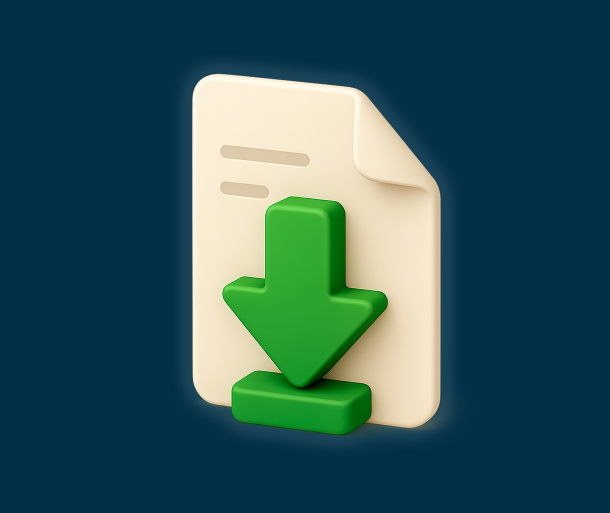
#> input picture images2/Social Media.png, 1219 x 1025 px (shown at 1/2 size); its folder holds only this picture in this run
$ python -i image_manager.py   (imports and definitions only)
#> lines starting #> are read from the running program, lines starting #| are printed output that depends on the picture
### utils/resources.py
# IntelFetch - Gestión de Rutas y Recursos
import os
import sys
from pathlib import Path

def get_base_path():
    """Retorna la ruta base del proyecto, compatible con PyInstaller."""
    if getattr(sys, 'frozen', False):
        return Path(sys._MEIPASS)
    return Path(os.path.abspath(os.path.dirname(os.path.dirname(__file__))))

def get_data_path(subfolder=""):
    """Retorna la ruta de datos del usuario en una ubicación oculta del sistema."""
    if sys.platform == "win32":
        # Usar LOCALAPPDATA para que no ensucie el escritorio (Nivel Profesional)
        base = Path(os.environ.get("LOCALAPPDATA", os.path.expanduser("~"))) / "OMDownloader"
    else:
        base = Path.home() / ".omdownloader"

    path = base / subfolder
    path.mkdir(parents=True, exist_ok=True)
    return str(path)

def get_resource_path(relative_path):
    """Retorna la ruta absoluta a un recurso (dentro del proyecto/ejecutable)."""
    return str(get_base_path() / relative_path)

# [8 lines left out: function image_path, not called in this run]

def font_path(filename):
    """Helper para obtener la ruta de una fuente."""
    return get_resource_path(f"assets/fonts/{filename}")

def locale_path(filename):
    """Helper para obtener la ruta de un archivo de traducción."""
    return get_resource_path(f"assets/locales/{filename}")

### config/settings.py
# OMDownloader - Configuración Centralizada (Objeto Único)
import os
import json
import time
from utils.resources import get_data_path, get_resource_path

class AppSettings:
    """Clase de configuración que centraliza el estado de la aplicación."""

    def __init__(self):
        # Información del Proyecto
        self.APP_NAME = "OMDownloader"
        self.VERSION = "1.0.0"
        self.AUTHOR = "Pablo Téllez A."
        self.YEAR = "2026"

        # Paleta de Colores
        self.COLOR_BG = "#023047"
        self.COLOR_BG_DARK = "#011E23"
        self.COLOR_PRIMARY = "#0B1F2A"
        self.COLOR_ACCENT = "#fcbf49"
        self.COLOR_TEXT = "white"
        self.COLOR_TEXT_DARK = "#023047"
        self.COLOR_BG_WHITE = "#FFFFFF"
        self.COLOR_HOVER = "#15262D"

        # Estados
        self.COLOR_SUCCESS = "#28A745"
        self.COLOR_ERROR = "#F44336"
        self.COLOR_TEXT_DIM = "#8892B0"

        # Fuentes
        self.FONT_FAMILY = "Segoe UI Historic"
        self.FONT_BOLD = "Segoe UI Historic Bold"
        self.FONT_SIZE_H1 = 22
        self.FONT_SIZE_BODY = 14
        self.FONT_SIZE_SMALL = 12

        # Ventana
        self.WINDOW_SIZE = "950x650"
        self.MIN_WINDOW_SIZE = (850, 550)

        # Rutas de Recursos
        self.LOGO_ICO = get_resource_path("assets/images/icomulti.ico")
        self.LOGO_PNG = get_resource_path("assets/images/logo.png")

        # Rutas de Datos
        self.DATA_DIR = os.path.abspath(get_data_path("data"))
        self.CONFIG_FILE = os.path.join(self.DATA_DIR, "settings_v1.json")

        # Carpeta de descargas por defecto
        self.DEFAULT_DOWNLOADS = os.path.join(os.path.expanduser("~"), "Downloads", "OMDownloader")
        self.DOWNLOADS_DIR = self.DEFAULT_DOWNLOADS

        # Límites de Rendimiento
        self.MAX_PARALLEL_DOWNLOADS = 3
        self.MAX_PARALLEL_SCANS = 2
        self.MAX_PARALLEL_THUMBS = 2

        # Timeouts de Seguridad
        self.TIMEOUT_ANALYSIS = 45
        self.TIMEOUT_SCAN = 300
        self.TIMEOUT_DOWNLOAD = 7200

        # Variables de Estado de Telegram
        self.TELEGRAM_API_ID = 0
        self.TELEGRAM_API_HASH = ""
        self.TELEGRAM_SESSION_NAME = "omdownloader_session"

        # Cargar configuración al inicializar
        self.load_config()

    def load_config(self):
        """Carga los valores desde el archivo JSON si existe."""
        if not os.path.exists(self.DATA_DIR):
            os.makedirs(self.DATA_DIR, exist_ok=True)

        if not os.path.exists(self.DEFAULT_DOWNLOADS):
            try: os.makedirs(self.DEFAULT_DOWNLOADS, exist_ok=True)
            except: pass

        if os.path.exists(self.CONFIG_FILE):
            try:
                with open(self.CONFIG_FILE, 'r', encoding='utf-8') as f:
                    data = json.load(f)

                    # Carga segura de valores
                    raw_id = data.get("api_id", 0)
                    try:
                        self.TELEGRAM_API_ID = int(raw_id) if raw_id else 0
                    except:
                        self.TELEGRAM_API_ID = 0

                    self.TELEGRAM_API_HASH = str(data.get("api_hash", ""))
                    saved_path = data.get("downloads_dir", "")
                    self.DOWNLOADS_DIR = os.path.normpath(saved_path) if saved_path else self.DEFAULT_DOWNLOADS

            except Exception as e:
                print(f"Error al cargar configuración: {e}")
                self.DOWNLOADS_DIR = self.DEFAULT_DOWNLOADS
        else:
            self.DOWNLOADS_DIR = self.DEFAULT_DOWNLOADS

    # [27 lines left out: function save_config, not called in this run]

# Instancia exportable
app_settings = AppSettings()

### core/services.py
# OMDownloader - Service Locator con Shutdown Atómico (Plan Maestro v1)
from concurrent.futures import ThreadPoolExecutor
from core.queue_manager import QueueManager
from core.database import DatabaseManager
from core.net import net_session
from utils.logger import logger
from utils.thumb_cache import thumb_cache
import os
import time
import threading

class Services:
    """Contenedor central de servicios con Gestión de Ciclo de Vida Élite."""

    _instance = None

    def __new__(cls):
        if cls._instance is None:
            cls._instance = super(Services, cls).__new__(cls)
            cls._instance._init_services()
#> (the call stopped at in _init_services, `self.database = DatabaseManager()`: core is not available in this run)
#> further down, picture is the input picture: PIL image 1219x1025 RGBA; mean R, G, B, A 47.9, 88.1, 91, 255
        return cls._instance

    def _init_services(self):
        """Inicializa los servicios con control de recursos."""
        logger.info("Services: Iniciando ciclo de vida Senior...")

        from config import settings
        from core.event_bus import event_bus # Importación local para evitar circularidad

        # Semáforos de Concurrencia (Punto 1)
        self._scan_semaphore = threading.Semaphore(settings.MAX_PARALLEL_SCANS)
        self._thumb_semaphore = threading.Semaphore(settings.MAX_PARALLEL_THUMBS)

        # FASE 2: Concurrencia Limitada (Global)
        max_workers = min(10, (os.cpu_count() or 2) * 2)
        self.executor = ThreadPoolExecutor(max_workers=max_workers, thread_name_prefix="OMTask")

        self.database = DatabaseManager()
        self.queue = QueueManager()
        self.image_manager = None
        self.net = net_session

        self._metadata_cache = {}
        self._cache_lock = threading.Lock()
        self._is_shutting_down = False

        # ACTIVACIÓN DEL WATCHDOG (Fase de Mantenimiento Élite)
        event_bus.subscribe("history_updated", lambda _: self.run_memory_watchdog())
        event_bus.subscribe("tasks_cleared", lambda _: self.run_memory_watchdog())

        logger.info(f"Services: Sistema activo (Workers: {max_workers}).")

    # [18 lines left out: functions submit_scan, submit_thumb, submit, not called in this run]

    def set_image_manager(self, manager):
        """Asigna el gestor de imágenes global."""
        self.image_manager = manager

    # [70 lines left out: functions get_metadata, run_memory_watchdog, shutdown, not called in this run]

# Instancia global
services = Services()

### utils/logger.py
# OMDownloader - Logger Estructurado Senior
import logging
import os
from logging.handlers import RotatingFileHandler
from utils.resources import get_data_path

class StructuredLogger:
    """Sistema de logging con rotación y etiquetas estructuradas."""

    def __init__(self):
        log_dir = get_data_path("data/logs")
        if not os.path.exists(log_dir):
            os.makedirs(log_dir, exist_ok=True)

        self.log_file = os.path.join(log_dir, "omdownloader.log")

        # Formato: [TIEMPO] [NIVEL] [MODULO] Mensaje
        format_str = "%(asctime)s [%(levelname)s] %(name)s: %(message)s"
        date_format = "%Y-%m-%d %H:%M:%S"

        # Handler de archivo con rotación (5MB por archivo, max 3 backups)
        file_handler = RotatingFileHandler(
            self.log_file, maxBytes=5*1024*1024, backupCount=3, encoding='utf-8'
        )
        file_handler.setFormatter(logging.Formatter(format_str, date_format))

        # Handler de consola
        console_handler = logging.StreamHandler()
        console_handler.setFormatter(logging.Formatter(format_str, date_format))

        # Configuración raíz
        logging.basicConfig(
            level=logging.INFO,
            handlers=[file_handler, console_handler]
        )

    @staticmethod
    def get_logger(name):
        return logging.getLogger(name)

# Inicializar sistema
StructuredLogger()

# Loggers específicos para cada módulo
logger = logging.getLogger("OMDownloader")
dl_logger = logging.getLogger("Downloader")
tg_logger = logging.getLogger("TelegramEngine")
db_logger = logging.getLogger("Database")

### utils/image_manager.py
# OMDownloader - Gestor de Imágenes Asíncrono y de Alto Rendimiento
import os
import threading
from PIL import Image, ImageTk, ImageFilter
import customtkinter as ctk
import tkinter as tk
from utils.resources import image_path
from config import settings
from core.services import services
from utils.logger import logger

def add_shadow(image: Image.Image, offset=(3, 3), shadow_color=(0, 0, 0, 90), blur_radius=3, border=5):
    """Añade una sombra paralela profesional (Réplica Wordy)."""
#> called with offset = (3, 3), shadow_color = (0, 0, 0, 90), blur_radius = 3, border = 5
    if image.mode != 'RGBA':
        image = image.convert('RGBA')

    pad = max(abs(offset[0]), abs(offset[1])) + border
    total_width = image.width + 2 * pad
#> total_width = 1235
    total_height = image.height + 2 * pad
#> total_height = 1041

    canvas = Image.new('RGBA', (total_width, total_height), (0, 0, 0, 0))
#> canvas: PIL image 1235x1041 RGBA; every value is 0
    shadow_layer = Image.new('RGBA', image.size, shadow_color)
    canvas.paste(shadow_layer, (pad + offset[0], pad + offset[1]), image.getchannel('A'))
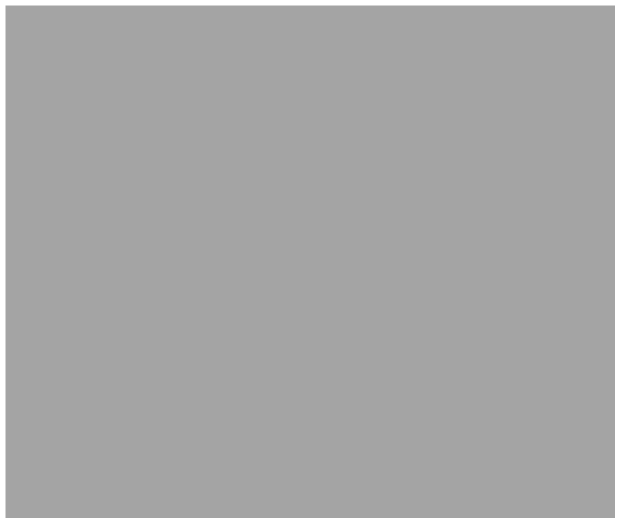
#> canvas: PIL image 1235x1041 RGBA (shown at 1/2 size); mean R, G, B, A 0, 0, 0, 87.5; transparent parts drawn white

    if blur_radius > 0:
        canvas = canvas.filter(ImageFilter.GaussianBlur(blur_radius))

    canvas.paste(image, (pad, pad), image)
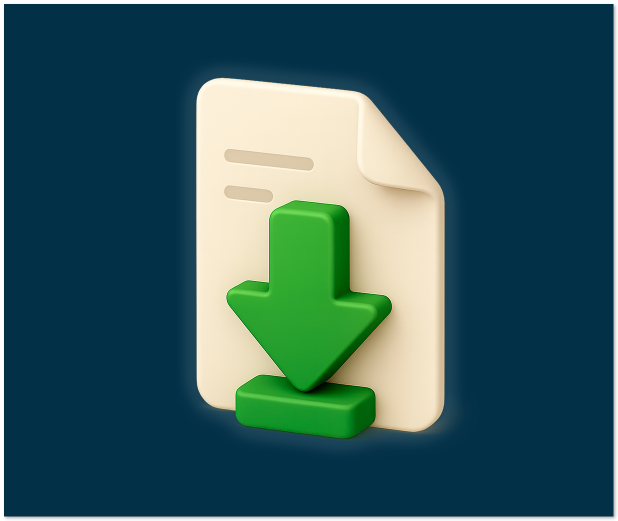
#> canvas: PIL image 1235x1041 RGBA (shown at 1/2 size); mean R, G, B, A 46.6, 85.6, 88.5, 248.4; transparent parts drawn white
    return canvas

# [14 lines left out: function add_relief, not called in this run]

class ImageManager:
    """Gestiona la carga de imágenes asíncrona y con caché (Fase 7 - Gestión RAM)."""

    # [132 lines left out: functions __init__, clear_cache, load, load_async, load_tk, get_real_bg and 1 more, not called in this run]

>>> from PIL import Image
>>> picture = Image.open('../images2/Social Media.png')
>>> result = add_shadow(picture)
